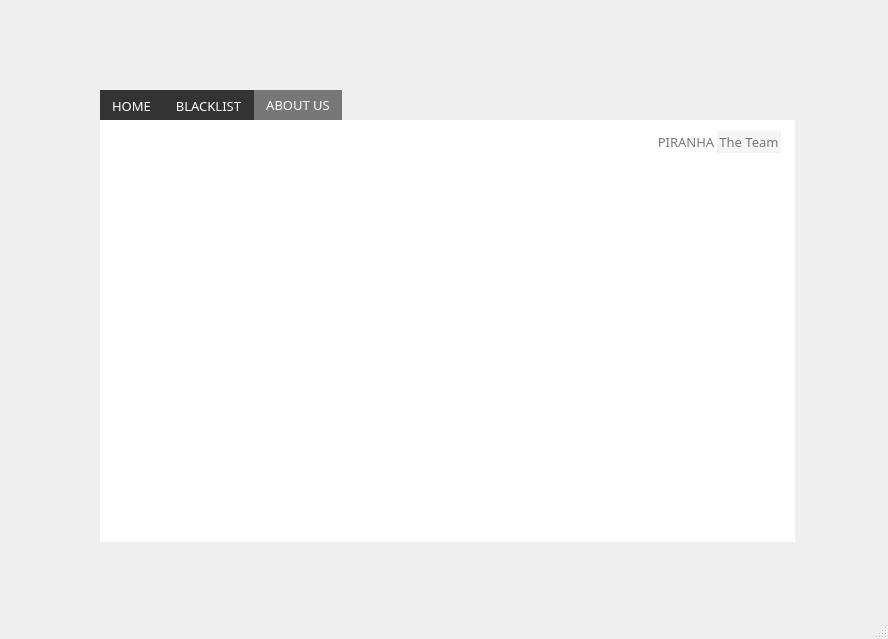
<?xml version="1.0" encoding="UTF-8"?>
<ui version="4.0">
 <class>MainWindow</class>
 <widget class="QMainWindow" name="MainWindow">
  <property name="geometry">
   <rect>
    <x>0</x>
    <y>0</y>
    <width>888</width>
    <height>639</height>
   </rect>
  </property>
  <property name="windowTitle">
   <string>MainWindow</string>
  </property>
  <property name="styleSheet">
   <string notr="true">*{
	font-family:century gothic;
	font-size:13px;
}

</string>
  </property>
  <widget class="QWidget" name="centralwidget">
   <widget class="QLabel" name="background">
    <property name="geometry">
     <rect>
      <x>-10</x>
      <y>0</y>
      <width>900</width>
      <height>620</height>
     </rect>
    </property>
    <property name="styleSheet">
     <string notr="true">background-image: url(:/background/background.jpeg);</string>
    </property>
    <property name="text">
     <string/>
    </property>
   </widget>
   <widget class="QLabel" name="logo">
    <property name="geometry">
     <rect>
      <x>210</x>
      <y>-50</y>
      <width>481</width>
      <height>221</height>
     </rect>
    </property>
    <property name="styleSheet">
     <string notr="true">image: url(:/logo/piranhaLogo.png);</string>
    </property>
    <property name="text">
     <string/>
    </property>
   </widget>
   <widget class="QTabWidget" name="tabWidget">
    <property name="geometry">
     <rect>
      <x>100</x>
      <y>90</y>
      <width>695</width>
      <height>452</height>
     </rect>
    </property>
    <property name="font">
     <font>
      <family>century gothic</family>
      <pointsize>-1</pointsize>
     </font>
    </property>
    <property name="styleSheet">
     <string notr="true">QTabWidget::pane 
{ 
    border-top: 2px solid white;
    position: absolute;
	background-color: white;
}

QTabWidget::tab-bar 
{
    alignment: center;
}

QTabBar::tab 
{
    background: #333;
    min-width: 33ex;
}

QTabBar::tab:selected, QTabBar::tab:hover 
{
    background: #777777;
}

QTabBar::tab
{
      color: white;
}</string>
    </property>
    <property name="currentIndex">
     <number>2</number>
    </property>
    <property name="movable">
     <bool>false</bool>
    </property>
    <widget class="QWidget" name="HomeTab">
     <attribute name="title">
      <string>HOME</string>
     </attribute>
     <widget class="QLineEdit" name="lineEdit">
      <property name="geometry">
       <rect>
        <x>40</x>
        <y>210</y>
        <width>501</width>
        <height>31</height>
       </rect>
      </property>
     </widget>
     <widget class="QPushButton" name="scan">
      <property name="geometry">
       <rect>
        <x>540</x>
        <y>210</y>
        <width>112</width>
        <height>31</height>
       </rect>
      </property>
      <property name="autoFillBackground">
       <bool>false</bool>
      </property>
      <property name="styleSheet">
       <string notr="true">QPushButton
{
    color:white;
    background:#0492C2;
    border-radius:0px;
}
QPushButton:hover
{
	background-color:#52B2BF;
}
QPushButton:pressed
{
	background-color:#63C5DA;
}</string>
      </property>
      <property name="text">
       <string>SCAN</string>
      </property>
     </widget>
     <widget class="QLabel" name="enterURL">
      <property name="geometry">
       <rect>
        <x>40</x>
        <y>190</y>
        <width>131</width>
        <height>19</height>
       </rect>
      </property>
      <property name="styleSheet">
       <string notr="true">QLabel
{
	font-style:bold;
	color:#333;
	font-size:14px;
}</string>
      </property>
      <property name="text">
       <string>ENTER URL</string>
      </property>
     </widget>
     <widget class="QProgressBar" name="progressBar">
      <property name="geometry">
       <rect>
        <x>40</x>
        <y>260</y>
        <width>611</width>
        <height>23</height>
       </rect>
      </property>
      <property name="autoFillBackground">
       <bool>false</bool>
      </property>
      <property name="styleSheet">
       <string notr="true">QProgressBar {

     border-radius: 0px;
     background-color: #777777;
 }

 QProgressBar::chunk {
     background-color: #05B8CC;
     width: 20px;
 }</string>
      </property>
      <property name="value">
       <number>35</number>
      </property>
      <property name="textVisible">
       <bool>false</bool>
      </property>
      <property name="textDirection">
       <enum>QProgressBar::TopToBottom</enum>
      </property>
     </widget>
     <widget class="QLabel" name="label">
      <property name="geometry">
       <rect>
        <x>40</x>
        <y>310</y>
        <width>611</width>
        <height>20</height>
       </rect>
      </property>
      <property name="styleSheet">
       <string notr="true">font: 75 italic 10pt &quot;Arial&quot;;
</string>
      </property>
      <property name="text">
       <string>STATUS: The Website is a Phishing URL.</string>
      </property>
     </widget>
     <widget class="QLabel" name="label_6">
      <property name="geometry">
       <rect>
        <x>30</x>
        <y>90</y>
        <width>610</width>
        <height>29</height>
       </rect>
      </property>
      <property name="font">
       <font>
        <family>century gothic</family>
        <pointsize>-1</pointsize>
       </font>
      </property>
      <property name="styleSheet">
       <string notr="true">*{
   font-family: century gothic;
   font-size: 24px;
   font-style: bold;
}

QLabel
{
  color:#333;
}</string>
      </property>
      <property name="text">
       <string>&quot;You're Judged on how you respond to an incident.</string>
      </property>
      <property name="scaledContents">
       <bool>false</bool>
      </property>
     </widget>
     <widget class="QLabel" name="label_7">
      <property name="geometry">
       <rect>
        <x>30</x>
        <y>120</y>
        <width>631</width>
        <height>29</height>
       </rect>
      </property>
      <property name="font">
       <font>
        <family>century gothic</family>
        <pointsize>-1</pointsize>
       </font>
      </property>
      <property name="styleSheet">
       <string notr="true">*{
   font-family: century gothic;
   font-size: 24px;
}

QLabel
{
  color:#333;
}</string>
      </property>
      <property name="text">
       <string>Early detection and quick response are key to that.&quot;</string>
      </property>
      <property name="scaledContents">
       <bool>false</bool>
      </property>
     </widget>
     <widget class="QLabel" name="label_8">
      <property name="geometry">
       <rect>
        <x>490</x>
        <y>150</y>
        <width>171</width>
        <height>29</height>
       </rect>
      </property>
      <property name="styleSheet">
       <string notr="true">*{
   font-family: century gothic;
   font-size: 20px;
}

QLabel
{
  color:#333;
}</string>
      </property>
      <property name="text">
       <string>-Wayne Peterson</string>
      </property>
      <property name="scaledContents">
       <bool>false</bool>
      </property>
     </widget>
    </widget>
    <widget class="QWidget" name="BlackListTab">
     <attribute name="title">
      <string>BLACKLIST</string>
     </attribute>
     <widget class="QTableView" name="tableView">
      <property name="geometry">
       <rect>
        <x>20</x>
        <y>50</y>
        <width>651</width>
        <height>361</height>
       </rect>
      </property>
     </widget>
     <widget class="QLabel" name="blacklistLabel">
      <property name="geometry">
       <rect>
        <x>290</x>
        <y>20</y>
        <width>121</width>
        <height>19</height>
       </rect>
      </property>
      <property name="styleSheet">
       <string notr="true">QLabel
{
	font-family:century gothic;
	color:#333;
	font-size:20px;
	
}</string>
      </property>
      <property name="text">
       <string>BLACKLIST</string>
      </property>
      <property name="indent">
       <number>-1</number>
      </property>
     </widget>
     <widget class="QPushButton" name="refresh">
      <property name="geometry">
       <rect>
        <x>559</x>
        <y>20</y>
        <width>112</width>
        <height>31</height>
       </rect>
      </property>
      <property name="autoFillBackground">
       <bool>false</bool>
      </property>
      <property name="styleSheet">
       <string notr="true">QPushButton
{
    color:white;
    background:#0492C2;
    border-radius:0px;
}
QPushButton:hover
{
	background-color:#52B2BF;
}
QPushButton:pressed
{
	background-color:#63C5DA;
}</string>
      </property>
      <property name="text">
       <string>Refresh</string>
      </property>
     </widget>
    </widget>
    <widget class="QWidget" name="AboutUSTab">
     <attribute name="title">
      <string>ABOUT US</string>
     </attribute>
     <layout class="QVBoxLayout" name="verticalLayout">
      <item>
       <widget class="QTabWidget" name="tabWidget_2">
        <property name="layoutDirection">
         <enum>Qt::RightToLeft</enum>
        </property>
        <property name="styleSheet">
         <string notr="true">QTabWidget::pane { /* The tab widget frame */
    border-top: 0px solid #63C5DA;
}

QTabWidget::tab-bar {
    left: 5px;
}


QTabBar::tab {
    background: white;
    min-width: 16ex;
    padding: 2px;
}

QTabBar::tab:selected, QTabBar::tab:hover {
    background: #F5F5F5;
}

QTabBar::tab:selected {
    border-color: white;
    border-bottom-color: white;
}

QTabBar::tab
{
      color: #777777;
}</string>
        </property>
        <property name="currentIndex">
         <number>0</number>
        </property>
        <widget class="QWidget" name="tab">
         <attribute name="title">
          <string>The Team</string>
         </attribute>
         <widget class="QLabel" name="label_3">
          <property name="geometry">
           <rect>
            <x>0</x>
            <y>0</y>
            <width>671</width>
            <height>381</height>
           </rect>
          </property>
          <property name="text">
           <string/>
          </property>
          <property name="pixmap">
           <pixmap>../piranhaUi/team.jpg</pixmap>
          </property>
          <property name="scaledContents">
           <bool>true</bool>
          </property>
         </widget>
         <widget class="QLabel" name="label_5">
          <property name="geometry">
           <rect>
            <x>20</x>
            <y>-10</y>
            <width>641</width>
            <height>401</height>
           </rect>
          </property>
          <property name="styleSheet">
           <string notr="true">image: url(:/team/team.jpg);</string>
          </property>
          <property name="text">
           <string/>
          </property>
         </widget>
        </widget>
        <widget class="QWidget" name="tab_2">
         <attribute name="title">
          <string>PIRANHA</string>
         </attribute>
         <widget class="QLabel" name="label_2">
          <property name="geometry">
           <rect>
            <x>0</x>
            <y>0</y>
            <width>671</width>
            <height>381</height>
           </rect>
          </property>
          <property name="text">
           <string/>
          </property>
          <property name="pixmap">
           <pixmap>../piranhaUi/about.jpg</pixmap>
          </property>
          <property name="scaledContents">
           <bool>true</bool>
          </property>
         </widget>
         <widget class="QLabel" name="label_4">
          <property name="geometry">
           <rect>
            <x>-90</x>
            <y>0</y>
            <width>861</width>
            <height>401</height>
           </rect>
          </property>
          <property name="styleSheet">
           <string notr="true">image: url(:/piranhaAbout/piranha.jpg);</string>
          </property>
          <property name="text">
           <string/>
          </property>
         </widget>
        </widget>
       </widget>
      </item>
     </layout>
    </widget>
   </widget>
  </widget>
  <widget class="QStatusBar" name="statusbar"/>
 </widget>
 <resources>
  <include location="background.qrc"/>
  <include location="team.qrc"/>
  <include location="piranha.qrc"/>
  <include location="piranhaLogo.qrc"/>
 </resources>
 <connections/>
</ui>
